Frame 1 (no input): blank canvas, image omitted
Frame 60 (no input): blank canvas, image omitted
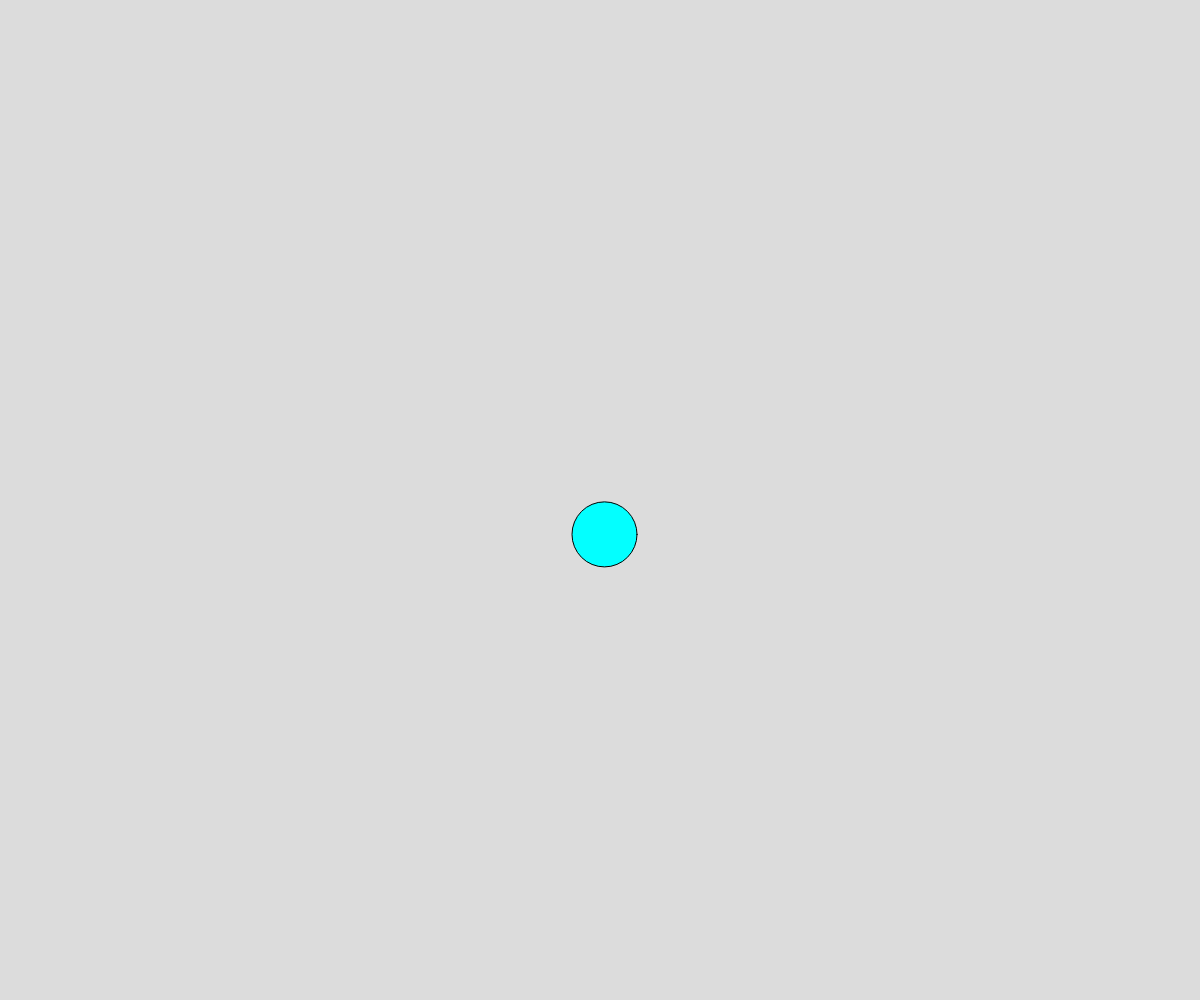
Frame 120 (the mouse pressed at the canvas centre since frame 60)

The p5.js sketch whose frames 1 and 60 were blank and that drew this single picture after the mouse press (run headless with seeded random() and noise() and a simulated clock; from frame 60 on, the mouse is pressed at the canvas centre):

// p5.js sketch
// ── sketch.js
// Project Title
// Your Name
// Date
//
// Extra for Experts:
// - describe what you did to take this project "above and beyond"

let x, y;
let w =0;
let time =0;
let timex = 0;
let timey =0;
let timew =0;

function setup() {
  createCanvas(windowWidth, windowHeight);
  //width and height are defined by canvas
  //puts x,y in the center
  x = width/2;
  y = height/2;
}

function draw() {
  background(220);

x = noise(timex)*width;
y = noise(timey)*height;
w = w + noise(timew)

  fill(noise(timex)*6,noise(timey)*2565,noise(timew)*2155);
  circle(x,y,w);

  timex+=0.03;
  timey-=0.02;
  timew+= timew + 1;
}
